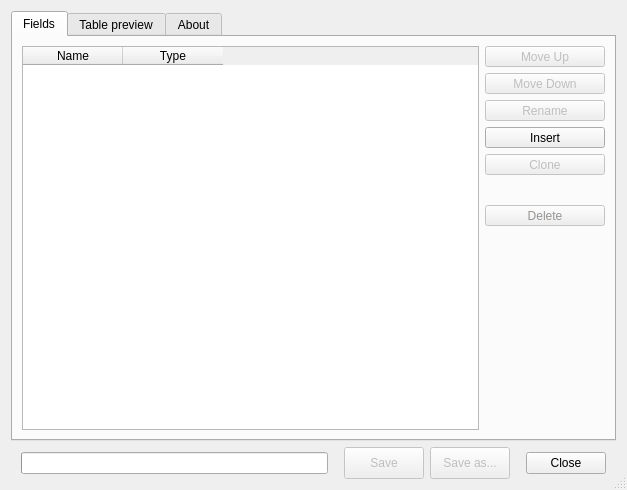
<?xml version="1.0" encoding="UTF-8"?>
<ui version="4.0">
 <author>Borys Jurgiel</author>
 <class>Dialog</class>
 <widget class="QDialog" name="Dialog">
  <property name="enabled">
   <bool>true</bool>
  </property>
  <property name="geometry">
   <rect>
    <x>0</x>
    <y>0</y>
    <width>627</width>
    <height>490</height>
   </rect>
  </property>
  <property name="focusPolicy">
   <enum>Qt::NoFocus</enum>
  </property>
  <property name="contextMenuPolicy">
   <enum>Qt::NoContextMenu</enum>
  </property>
  <property name="windowTitle">
   <string>Table Manager</string>
  </property>
  <property name="windowIcon">
   <iconset resource="resources.qrc">
    <normaloff>:/plugins/tableManager/icons/tableManagerIcon.png</normaloff>:/plugins/tableManager/icons/tableManagerIcon.png</iconset>
  </property>
  <property name="sizeGripEnabled">
   <bool>true</bool>
  </property>
  <layout class="QVBoxLayout" name="verticalLayout">
   <item>
    <widget class="QTabWidget" name="tabWidget">
     <property name="minimumSize">
      <size>
       <width>0</width>
       <height>0</height>
      </size>
     </property>
     <property name="autoFillBackground">
      <bool>true</bool>
     </property>
     <property name="tabShape">
      <enum>QTabWidget::Rounded</enum>
     </property>
     <property name="currentIndex">
      <number>0</number>
     </property>
     <property name="elideMode">
      <enum>Qt::ElideNone</enum>
     </property>
     <property name="usesScrollButtons">
      <bool>false</bool>
     </property>
     <widget class="QWidget" name="tab_1">
      <attribute name="title">
       <string>Fields</string>
      </attribute>
      <layout class="QGridLayout">
       <item row="0" column="0">
        <widget class="QTableWidget" name="fieldsTable">
         <property name="enabled">
          <bool>true</bool>
         </property>
         <property name="sizePolicy">
          <sizepolicy hsizetype="Expanding" vsizetype="MinimumExpanding">
           <horstretch>0</horstretch>
           <verstretch>0</verstretch>
          </sizepolicy>
         </property>
         <property name="minimumSize">
          <size>
           <width>0</width>
           <height>280</height>
          </size>
         </property>
         <property name="focusPolicy">
          <enum>Qt::WheelFocus</enum>
         </property>
         <property name="editTriggers">
          <set>QAbstractItemView::AnyKeyPressed|QAbstractItemView::DoubleClicked|QAbstractItemView::EditKeyPressed</set>
         </property>
         <property name="dragDropMode">
          <enum>QAbstractItemView::NoDragDrop</enum>
         </property>
         <property name="selectionMode">
          <enum>QAbstractItemView::ExtendedSelection</enum>
         </property>
         <property name="selectionBehavior">
          <enum>QAbstractItemView::SelectRows</enum>
         </property>
         <property name="gridStyle">
          <enum>Qt::DotLine</enum>
         </property>
         <property name="wordWrap">
          <bool>false</bool>
         </property>
         <property name="cornerButtonEnabled">
          <bool>false</bool>
         </property>
         <property name="rowCount">
          <number>0</number>
         </property>
         <property name="columnCount">
          <number>2</number>
         </property>
         <column>
          <property name="text">
           <string>Name</string>
          </property>
         </column>
         <column>
          <property name="text">
           <string>Type</string>
          </property>
         </column>
        </widget>
       </item>
       <item row="0" column="1">
        <layout class="QVBoxLayout">
         <item>
          <widget class="QToolButton" name="butUp">
           <property name="enabled">
            <bool>false</bool>
           </property>
           <property name="sizePolicy">
            <sizepolicy hsizetype="Preferred" vsizetype="Fixed">
             <horstretch>0</horstretch>
             <verstretch>0</verstretch>
            </sizepolicy>
           </property>
           <property name="toolTip">
            <string>&lt;html&gt;&lt;head&gt;&lt;meta name=&quot;qrichtext&quot; content=&quot;1&quot; /&gt;&lt;style type=&quot;text/css&quot;&gt;
p, li { white-space: pre-wrap; }
&lt;/style&gt;&lt;/head&gt;&lt;body style=&quot; font-family:'Sans Serif'; font-size:9pt; font-weight:400; font-style:normal;&quot;&gt;
&lt;p style=&quot; margin-top:0px; margin-bottom:0px; margin-left:0px; margin-right:0px; -qt-block-indent:0; text-indent:0px;&quot;&gt;Move selected field up&lt;/p&gt;&lt;/body&gt;&lt;/html&gt;</string>
           </property>
           <property name="text">
            <string>Move Up</string>
           </property>
           <property name="icon">
            <iconset resource="resources.qrc">
             <normaloff>:/plugins/tableManager/dialog/icons/crystalsvg_1uparrow.png</normaloff>:/plugins/tableManager/dialog/icons/crystalsvg_1uparrow.png</iconset>
           </property>
           <property name="toolButtonStyle">
            <enum>Qt::ToolButtonTextBesideIcon</enum>
           </property>
          </widget>
         </item>
         <item>
          <widget class="QToolButton" name="butDown">
           <property name="enabled">
            <bool>false</bool>
           </property>
           <property name="sizePolicy">
            <sizepolicy hsizetype="Preferred" vsizetype="Fixed">
             <horstretch>0</horstretch>
             <verstretch>0</verstretch>
            </sizepolicy>
           </property>
           <property name="minimumSize">
            <size>
             <width>120</width>
             <height>0</height>
            </size>
           </property>
           <property name="toolTip">
            <string>&lt;html&gt;&lt;head&gt;&lt;meta name=&quot;qrichtext&quot; content=&quot;1&quot; /&gt;&lt;style type=&quot;text/css&quot;&gt;
p, li { white-space: pre-wrap; }
&lt;/style&gt;&lt;/head&gt;&lt;body style=&quot; font-family:'Sans Serif'; font-size:9pt; font-weight:400; font-style:normal;&quot;&gt;
&lt;p style=&quot; margin-top:0px; margin-bottom:0px; margin-left:0px; margin-right:0px; -qt-block-indent:0; text-indent:0px;&quot;&gt;Move selected field down&lt;/p&gt;&lt;/body&gt;&lt;/html&gt;</string>
           </property>
           <property name="text">
            <string>Move Down</string>
           </property>
           <property name="icon">
            <iconset resource="resources.qrc">
             <normaloff>:/plugins/tableManager/dialog/icons/crystalsvg_1downarrow.png</normaloff>:/plugins/tableManager/dialog/icons/crystalsvg_1downarrow.png</iconset>
           </property>
           <property name="toolButtonStyle">
            <enum>Qt::ToolButtonTextBesideIcon</enum>
           </property>
          </widget>
         </item>
         <item>
          <widget class="QToolButton" name="butRename">
           <property name="enabled">
            <bool>false</bool>
           </property>
           <property name="sizePolicy">
            <sizepolicy hsizetype="Preferred" vsizetype="Fixed">
             <horstretch>0</horstretch>
             <verstretch>0</verstretch>
            </sizepolicy>
           </property>
           <property name="toolTip">
            <string>&lt;html&gt;&lt;head&gt;&lt;meta name=&quot;qrichtext&quot; content=&quot;1&quot; /&gt;&lt;style type=&quot;text/css&quot;&gt;
p, li { white-space: pre-wrap; }
&lt;/style&gt;&lt;/head&gt;&lt;body style=&quot; font-family:'Sans Serif'; font-size:9pt; font-weight:400; font-style:normal;&quot;&gt;
&lt;p style=&quot; margin-top:0px; margin-bottom:0px; margin-left:0px; margin-right:0px; -qt-block-indent:0; text-indent:0px;&quot;&gt;Rename selected field&lt;/p&gt;&lt;/body&gt;&lt;/html&gt;</string>
           </property>
           <property name="text">
            <string>Rename</string>
           </property>
           <property name="icon">
            <iconset resource="resources.qrc">
             <normaloff>:/plugins/tableManager/dialog/icons/tableManagerIcon3.png</normaloff>:/plugins/tableManager/dialog/icons/tableManagerIcon3.png</iconset>
           </property>
           <property name="toolButtonStyle">
            <enum>Qt::ToolButtonTextBesideIcon</enum>
           </property>
          </widget>
         </item>
         <item>
          <widget class="QToolButton" name="butIns">
           <property name="enabled">
            <bool>true</bool>
           </property>
           <property name="sizePolicy">
            <sizepolicy hsizetype="Preferred" vsizetype="Fixed">
             <horstretch>0</horstretch>
             <verstretch>0</verstretch>
            </sizepolicy>
           </property>
           <property name="toolTip">
            <string>&lt;html&gt;&lt;head&gt;&lt;meta name=&quot;qrichtext&quot; content=&quot;1&quot; /&gt;&lt;style type=&quot;text/css&quot;&gt;
p, li { white-space: pre-wrap; }
&lt;/style&gt;&lt;/head&gt;&lt;body style=&quot; font-family:'Sans Serif'; font-size:9pt; font-weight:400; font-style:normal;&quot;&gt;
&lt;p style=&quot; margin-top:0px; margin-bottom:0px; margin-left:0px; margin-right:0px; -qt-block-indent:0; text-indent:0px;&quot;&gt;Insert new field&lt;/p&gt;&lt;/body&gt;&lt;/html&gt;</string>
           </property>
           <property name="text">
            <string>Insert</string>
           </property>
           <property name="icon">
            <iconset resource="resources.qrc">
             <normaloff>:/plugins/tableManager/dialog/icons/mActionNewAttribute.png</normaloff>:/plugins/tableManager/dialog/icons/mActionNewAttribute.png</iconset>
           </property>
           <property name="toolButtonStyle">
            <enum>Qt::ToolButtonTextBesideIcon</enum>
           </property>
          </widget>
         </item>
         <item>
          <widget class="QToolButton" name="butClone">
           <property name="enabled">
            <bool>false</bool>
           </property>
           <property name="sizePolicy">
            <sizepolicy hsizetype="Preferred" vsizetype="Fixed">
             <horstretch>0</horstretch>
             <verstretch>0</verstretch>
            </sizepolicy>
           </property>
           <property name="toolTip">
            <string>&lt;html&gt;&lt;head&gt;&lt;meta name=&quot;qrichtext&quot; content=&quot;1&quot; /&gt;&lt;style type=&quot;text/css&quot;&gt;
p, li { white-space: pre-wrap; }
&lt;/style&gt;&lt;/head&gt;&lt;body style=&quot; font-family:'Sans Serif'; font-size:9pt; font-weight:400; font-style:normal;&quot;&gt;
&lt;p style=&quot; margin-top:0px; margin-bottom:0px; margin-left:0px; margin-right:0px; -qt-block-indent:0; text-indent:0px;&quot;&gt;Clone selected field&lt;/p&gt;&lt;/body&gt;&lt;/html&gt;</string>
           </property>
           <property name="text">
            <string>Clone</string>
           </property>
           <property name="icon">
            <iconset resource="resources.qrc">
             <normaloff>:/plugins/tableManager/dialog/icons/mActionCopySelected.png</normaloff>:/plugins/tableManager/dialog/icons/mActionCopySelected.png</iconset>
           </property>
           <property name="toolButtonStyle">
            <enum>Qt::ToolButtonTextBesideIcon</enum>
           </property>
          </widget>
         </item>
         <item>
          <spacer name="verticalSpacer">
           <property name="orientation">
            <enum>Qt::Vertical</enum>
           </property>
           <property name="sizeType">
            <enum>QSizePolicy::Fixed</enum>
           </property>
           <property name="sizeHint" stdset="0">
            <size>
             <width>20</width>
             <height>24</height>
            </size>
           </property>
          </spacer>
         </item>
         <item>
          <widget class="QToolButton" name="butDel">
           <property name="enabled">
            <bool>false</bool>
           </property>
           <property name="sizePolicy">
            <sizepolicy hsizetype="Preferred" vsizetype="Fixed">
             <horstretch>0</horstretch>
             <verstretch>0</verstretch>
            </sizepolicy>
           </property>
           <property name="palette">
            <palette>
             <active>
              <colorrole role="ButtonText">
               <brush brushstyle="SolidPattern">
                <color alpha="255">
                 <red>255</red>
                 <green>0</green>
                 <blue>0</blue>
                </color>
               </brush>
              </colorrole>
             </active>
             <inactive>
              <colorrole role="ButtonText">
               <brush brushstyle="SolidPattern">
                <color alpha="255">
                 <red>255</red>
                 <green>0</green>
                 <blue>0</blue>
                </color>
               </brush>
              </colorrole>
             </inactive>
             <disabled>
              <colorrole role="ButtonText">
               <brush brushstyle="SolidPattern">
                <color alpha="255">
                 <red>150</red>
                 <green>147</green>
                 <blue>145</blue>
                </color>
               </brush>
              </colorrole>
             </disabled>
            </palette>
           </property>
           <property name="toolTip">
            <string>&lt;html&gt;&lt;head&gt;&lt;meta name=&quot;qrichtext&quot; content=&quot;1&quot; /&gt;&lt;style type=&quot;text/css&quot;&gt;
p, li { white-space: pre-wrap; }
&lt;/style&gt;&lt;/head&gt;&lt;body style=&quot; font-family:'Sans Serif'; font-size:9pt; font-weight:400; font-style:normal;&quot;&gt;
&lt;p style=&quot; margin-top:0px; margin-bottom:0px; margin-left:0px; margin-right:0px; -qt-block-indent:0; text-indent:0px;&quot;&gt;Remove selected field&lt;/p&gt;&lt;/body&gt;&lt;/html&gt;</string>
           </property>
           <property name="text">
            <string>Delete</string>
           </property>
           <property name="icon">
            <iconset resource="resources.qrc">
             <normaloff>:/plugins/tableManager/dialog/icons/mActionDeleteAttribute.png</normaloff>:/plugins/tableManager/dialog/icons/mActionDeleteAttribute.png</iconset>
           </property>
           <property name="toolButtonStyle">
            <enum>Qt::ToolButtonTextBesideIcon</enum>
           </property>
          </widget>
         </item>
         <item>
          <spacer>
           <property name="orientation">
            <enum>Qt::Vertical</enum>
           </property>
           <property name="sizeHint" stdset="0">
            <size>
             <width>120</width>
             <height>40</height>
            </size>
           </property>
          </spacer>
         </item>
        </layout>
       </item>
      </layout>
     </widget>
     <widget class="QWidget" name="tab_2">
      <attribute name="title">
       <string>Table preview</string>
      </attribute>
      <layout class="QGridLayout">
       <item row="0" column="0">
        <widget class="QTableWidget" name="dataTable">
         <property name="enabled">
          <bool>true</bool>
         </property>
         <property name="selectionMode">
          <enum>QAbstractItemView::SingleSelection</enum>
         </property>
         <property name="selectionBehavior">
          <enum>QAbstractItemView::SelectColumns</enum>
         </property>
         <property name="gridStyle">
          <enum>Qt::DotLine</enum>
         </property>
         <property name="wordWrap">
          <bool>false</bool>
         </property>
         <property name="cornerButtonEnabled">
          <bool>false</bool>
         </property>
        </widget>
       </item>
      </layout>
     </widget>
     <widget class="QWidget" name="tab_3">
      <attribute name="title">
       <string>About</string>
      </attribute>
      <layout class="QVBoxLayout" name="verticalLayout_2">
       <item>
        <spacer name="verticalSpacer_2">
         <property name="orientation">
          <enum>Qt::Vertical</enum>
         </property>
         <property name="sizeType">
          <enum>QSizePolicy::Fixed</enum>
         </property>
         <property name="sizeHint" stdset="0">
          <size>
           <width>20</width>
           <height>20</height>
          </size>
         </property>
        </spacer>
       </item>
       <item>
        <widget class="QLabel" name="label">
         <property name="text">
          <string>&lt;html&gt;&lt;head/&gt;&lt;body&gt;&lt;p align=&quot;center&quot;&gt;&lt;span style=&quot; font-weight:600; color:#c00000;&quot;&gt;WARNING&lt;/span&gt;&lt;/p&gt;&lt;p align=&quot;center&quot;&gt;&lt;span style=&quot; color:#c00000;&quot;&gt;This plugin is discontinued and &lt;/span&gt;&lt;span style=&quot; font-weight:600; color:#c00000;&quot;&gt;may corrupt your data.&lt;/span&gt;&lt;/p&gt;&lt;p align=&quot;center&quot;&gt;&lt;span style=&quot; color:#c00000;&quot;&gt;Please use the &lt;/span&gt;&lt;span style=&quot; font-weight:600; font-style:italic; color:#c00000;&quot;&gt;Refactor Fields&lt;/span&gt;&lt;span style=&quot; color:#c00000;&quot;&gt; Processing algorithm instead.&lt;/span&gt;&lt;/p&gt;&lt;/body&gt;&lt;/html&gt;</string>
         </property>
         <property name="wordWrap">
          <bool>true</bool>
         </property>
        </widget>
       </item>
       <item>
        <spacer name="verticalSpacer_5">
         <property name="orientation">
          <enum>Qt::Vertical</enum>
         </property>
         <property name="sizeType">
          <enum>QSizePolicy::Fixed</enum>
         </property>
         <property name="sizeHint" stdset="0">
          <size>
           <width>20</width>
           <height>10</height>
          </size>
         </property>
        </spacer>
       </item>
       <item>
        <widget class="QLabel" name="label_2">
         <property name="text">
          <string>&lt;html&gt;&lt;head/&gt;&lt;body&gt;&lt;p&gt;Now, when QGIS is able to process attribute tables internally, it's time to discontinue Table Manager. Please note it doesn't work well with recent QGIS (and GDAL) versions and &lt;span style=&quot; font-weight:600;&quot;&gt;several data corruptions were reported&lt;/span&gt;. For that reason please ensure you always have a backup copy of your data and be aware there are no plans for releasing any further versions (especially for the upcoming QGIS 3).&lt;/p&gt;&lt;p&gt;You are highly recommended to use the &lt;span style=&quot; font-style:italic;&quot;&gt;Refactor Fields&lt;/span&gt; algorithm available in the &lt;span style=&quot; font-style:italic;&quot;&gt;Processing&lt;/span&gt; toolbox instead. If you can't find it on the algorithm tree, you may need to switch to the &lt;span style=&quot; font-style:italic;&quot;&gt;Advanced Interface&lt;/span&gt; mode. If you're not sure how to use the &lt;span style=&quot; font-style:italic;&quot;&gt;Refactor Fields&lt;/span&gt;, try to double click the field names, types etc.&lt;/p&gt;&lt;/body&gt;&lt;/html&gt;</string>
         </property>
         <property name="wordWrap">
          <bool>true</bool>
         </property>
        </widget>
       </item>
       <item>
        <spacer name="verticalSpacer_3">
         <property name="orientation">
          <enum>Qt::Vertical</enum>
         </property>
         <property name="sizeType">
          <enum>QSizePolicy::Fixed</enum>
         </property>
         <property name="sizeHint" stdset="0">
          <size>
           <width>20</width>
           <height>20</height>
          </size>
         </property>
        </spacer>
       </item>
       <item>
        <widget class="QCheckBox" name="cbWarning">
         <property name="text">
          <string>Always show this tab on startup</string>
         </property>
         <property name="checked">
          <bool>true</bool>
         </property>
        </widget>
       </item>
       <item>
        <spacer name="verticalSpacer_4">
         <property name="orientation">
          <enum>Qt::Vertical</enum>
         </property>
         <property name="sizeHint" stdset="0">
          <size>
           <width>20</width>
           <height>272</height>
          </size>
         </property>
        </spacer>
       </item>
      </layout>
     </widget>
    </widget>
   </item>
   <item>
    <layout class="QHBoxLayout">
     <item>
      <spacer>
       <property name="orientation">
        <enum>Qt::Horizontal</enum>
       </property>
       <property name="sizeType">
        <enum>QSizePolicy::Fixed</enum>
       </property>
       <property name="sizeHint" stdset="0">
        <size>
         <width>10</width>
         <height>20</height>
        </size>
       </property>
      </spacer>
     </item>
     <item>
      <widget class="QProgressBar" name="progressBar">
       <property name="enabled">
        <bool>true</bool>
       </property>
       <property name="alignment">
        <set>Qt::AlignHCenter</set>
       </property>
       <property name="textVisible">
        <bool>true</bool>
       </property>
       <property name="orientation">
        <enum>Qt::Horizontal</enum>
       </property>
       <property name="invertedAppearance">
        <bool>false</bool>
       </property>
       <property name="textDirection">
        <enum>QProgressBar::TopToBottom</enum>
       </property>
       <property name="format">
        <string/>
       </property>
      </widget>
     </item>
     <item>
      <spacer>
       <property name="orientation">
        <enum>Qt::Horizontal</enum>
       </property>
       <property name="sizeType">
        <enum>QSizePolicy::Fixed</enum>
       </property>
       <property name="sizeHint" stdset="0">
        <size>
         <width>10</width>
         <height>20</height>
        </size>
       </property>
      </spacer>
     </item>
     <item>
      <widget class="QPushButton" name="butSave">
       <property name="enabled">
        <bool>false</bool>
       </property>
       <property name="minimumSize">
        <size>
         <width>0</width>
         <height>32</height>
        </size>
       </property>
       <property name="palette">
        <palette>
         <active/>
         <inactive/>
         <disabled/>
        </palette>
       </property>
       <property name="toolTip">
        <string>Save changes (available only for Shapefiles) </string>
       </property>
       <property name="statusTip">
        <string/>
       </property>
       <property name="whatsThis">
        <string/>
       </property>
       <property name="accessibleDescription">
        <string/>
       </property>
       <property name="text">
        <string>Save</string>
       </property>
       <property name="icon">
        <iconset resource="resources.qrc">
         <normaloff>:/plugins/tableManager/dialog/icons/mActionFileSave.png</normaloff>:/plugins/tableManager/dialog/icons/mActionFileSave.png</iconset>
       </property>
      </widget>
     </item>
     <item>
      <widget class="QPushButton" name="butSaveAs">
       <property name="enabled">
        <bool>false</bool>
       </property>
       <property name="minimumSize">
        <size>
         <width>0</width>
         <height>32</height>
        </size>
       </property>
       <property name="toolTip">
        <string>Save changes to a new layer</string>
       </property>
       <property name="text">
        <string>Save as...</string>
       </property>
       <property name="icon">
        <iconset resource="resources.qrc">
         <normaloff>:/plugins/tableManager/dialog/icons/mActionFileSaveAs.png</normaloff>:/plugins/tableManager/dialog/icons/mActionFileSaveAs.png</iconset>
       </property>
      </widget>
     </item>
     <item>
      <spacer>
       <property name="orientation">
        <enum>Qt::Horizontal</enum>
       </property>
       <property name="sizeType">
        <enum>QSizePolicy::Fixed</enum>
       </property>
       <property name="sizeHint" stdset="0">
        <size>
         <width>10</width>
         <height>20</height>
        </size>
       </property>
      </spacer>
     </item>
     <item>
      <widget class="QDialogButtonBox" name="buttonBox">
       <property name="enabled">
        <bool>true</bool>
       </property>
       <property name="sizePolicy">
        <sizepolicy hsizetype="Fixed" vsizetype="Fixed">
         <horstretch>0</horstretch>
         <verstretch>0</verstretch>
        </sizepolicy>
       </property>
       <property name="minimumSize">
        <size>
         <width>0</width>
         <height>32</height>
        </size>
       </property>
       <property name="layoutDirection">
        <enum>Qt::LeftToRight</enum>
       </property>
       <property name="autoFillBackground">
        <bool>false</bool>
       </property>
       <property name="orientation">
        <enum>Qt::Horizontal</enum>
       </property>
       <property name="standardButtons">
        <set>QDialogButtonBox::Close</set>
       </property>
       <property name="centerButtons">
        <bool>false</bool>
       </property>
      </widget>
     </item>
     <item>
      <spacer>
       <property name="orientation">
        <enum>Qt::Horizontal</enum>
       </property>
       <property name="sizeType">
        <enum>QSizePolicy::Fixed</enum>
       </property>
       <property name="sizeHint" stdset="0">
        <size>
         <width>10</width>
         <height>20</height>
        </size>
       </property>
      </spacer>
     </item>
    </layout>
   </item>
  </layout>
 </widget>
 <tabstops>
  <tabstop>buttonBox</tabstop>
  <tabstop>tabWidget</tabstop>
  <tabstop>fieldsTable</tabstop>
  <tabstop>butUp</tabstop>
  <tabstop>butDown</tabstop>
  <tabstop>butRename</tabstop>
  <tabstop>butIns</tabstop>
  <tabstop>butClone</tabstop>
  <tabstop>butDel</tabstop>
  <tabstop>dataTable</tabstop>
  <tabstop>butSaveAs</tabstop>
  <tabstop>butSave</tabstop>
 </tabstops>
 <connections/>
</ui>
